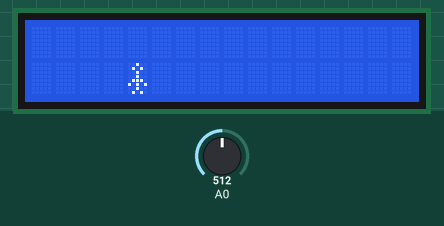
Recording of a sketch running on a simulated Arduino Uno, built with avr-gcc and run on an emulated ATmega328P. Shown: 16×2 character LCD. The test bench sets the inputs (shaded band); at power-on: A0 = 512.

Above: at 0.1 s.
1.3 s: A0 set to 285
3.0 s: A0 set to 270
Timing chart, 0 to 6.0 s (numbered marks = the images above; inputs shaded):
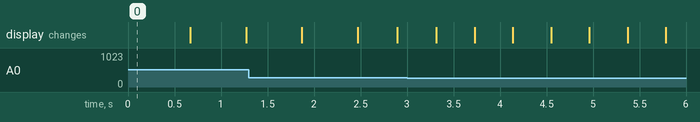

The sketch:

CustomCharacter.ino
```cpp
// include the library code:
#include <LiquidCrystal.h>

// initialize the library with the numbers of the interface pins
LiquidCrystal lcd(12, 11, 5, 4, 3, 2);

// make some custom characters:
byte heart[8] = {
  0b00000,
  0b01010,
  0b11111,
  0b11111,
  0b11111,
  0b01110,
  0b00100,
  0b00000
};

byte smiley[8] = {
  0b00000,
  0b00000,
  0b01010,
  0b00000,
  0b00000,
  0b10001,
  0b01110,
  0b00000
};

byte frownie[8] = {
  0b00000,
  0b00000,
  0b01010,
  0b00000,
  0b00000,
  0b00000,
  0b01110,
  0b10001
};

byte armsDown[8] = {
  0b00100,
  0b01010,
  0b00100,
  0b00100,
  0b01110,
  0b10101,
  0b00100,
  0b01010
};

byte armsUp[8] = {
  0b00100,
  0b01010,
  0b00100,
  0b10101,
  0b01110,
  0b00100,
  0b00100,
  0b01010
};

void setup() {
  // initialize LCD and set up the number of columns and rows:
  lcd.begin(16, 2);

  // create a new character
  lcd.createChar(0, heart);
  // create a new character
  lcd.createChar(1, smiley);
  // create a new character
  lcd.createChar(2, frownie);
  // create a new character
  lcd.createChar(3, armsDown);
  // create a new character
  lcd.createChar(4, armsUp);

  // Print a message to the lcd.
  lcd.print("I ");
  lcd.write(byte(0)); // when calling lcd.write() '0' must be cast as a byte
  lcd.print(" Arduino! ");
  lcd.write((byte) 1);

}

void loop() {
  // read the potentiometer on A0:
  int sensorReading = analogRead(A0);
  // map the result to 200 - 1000:
  int delayTime = map(sensorReading, 0, 1023, 200, 1000);
  // set the cursor to the bottom row, 5th position:
  lcd.setCursor(4, 1);
  // draw the little man, arms down:
  lcd.write(3);
  delay(delayTime);
  lcd.setCursor(4, 1);
  // draw him arms up:
  lcd.write(4);
  delay(delayTime);
}
```
